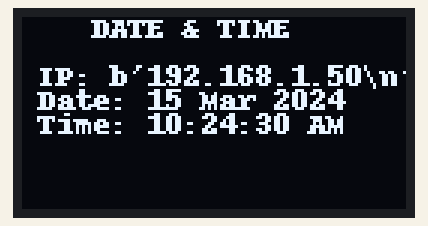
Bench run of a program on a simulated Raspberry Pi (BCM pin numbers). On the bench: 128×64 one-colour display. The clock reads 2024-03-15 10:24:30 at power-on unless the program sets it; system figures (address, load, memory, disk, uptime) are fixed made-up values.

Above: at 0.3 s.
At 4.4 s:
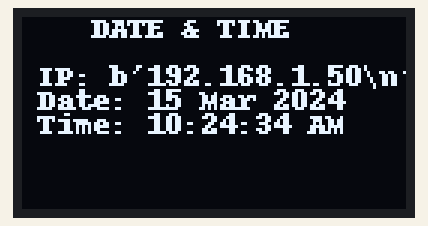
At 11.2 s:
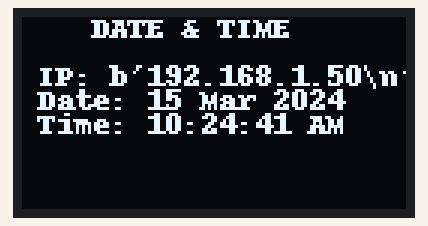
At 18.2 s:
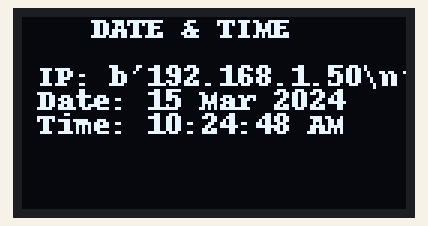
At 25.2 s:
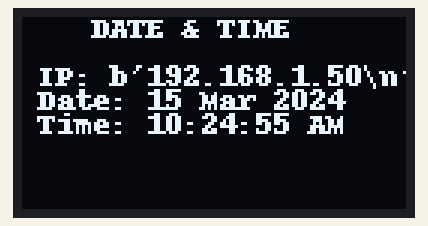
At 32.2 s:
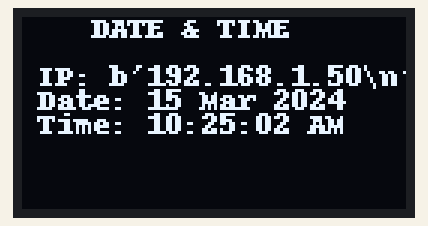

Measured:
- what the display in image 0 shows lasts 0.9 s, from 0.3 s to 1.2 s

The program:

5ntp.py
```python
import RPi.GPIO as GPIO
import os
from time import sleep, strftime
from datetime import datetime
import Adafruit_GPIO.SPI as SPI
import Adafruit_SSD1306
from PIL import Image
from PIL import ImageDraw
from PIL import ImageFont
import subprocess

RST = None
DC = 23
SPI_PORT = 0
SPI_DEVICE = 0

disp = Adafruit_SSD1306.SSD1306_128_64(rst=RST)

GPIO.setmode(GPIO.BCM)

shutdownPin = 18

GPIO.setup(shutdownPin, GPIO.IN, pull_up_down = GPIO.PUD_UP)

disp.begin()

disp.clear()
disp.display()

width = disp.width
height = disp.height
image = Image.new('1', (width, height))

draw = ImageDraw.Draw(image)

draw.rectangle((0,0,width,height), outline=0, fill=0)

padding = -2
top = padding
bottom = height-padding
x = 0

font = ImageFont.load_default()

temp = -1

while 1:
    """    if GPIO.input(shutdownPin) == False:
        disp.clear()
        disp.display()
        sleep(.1)
        os.system("sudo shutdown now") """

    draw.rectangle((0,0,width,height), outline=0, fill=0)

    cmd = "hostname -I | cut -d\' \' -f1"
    IP = subprocess.check_output(cmd, shell = True )
    temp = str(IP).find(".")
    date=datetime.now()

    draw.text((x, top),"    DATE & TIME     ",font=font, fill=255)
    draw.text((x, top+16)," IP: " + str(IP),  font=font, fill=255)
    if temp>-1:
        draw.text((x, top+24),date.strftime(" Date: %d %b %Y"),  font=font, fill=255)
        draw.text((x, top+32),date.strftime(" Time: %I:%M:%S %p"),  font=font, fill=255)
    else:
        draw.text((x, top+24),date.strftime(" Date: "),  font=font, fill=255)
        draw.text((x, top+32),date.strftime(" Time: "),  font=font, fill=255)

    disp.image(image)
    disp.display()
    sleep(.1)
```
